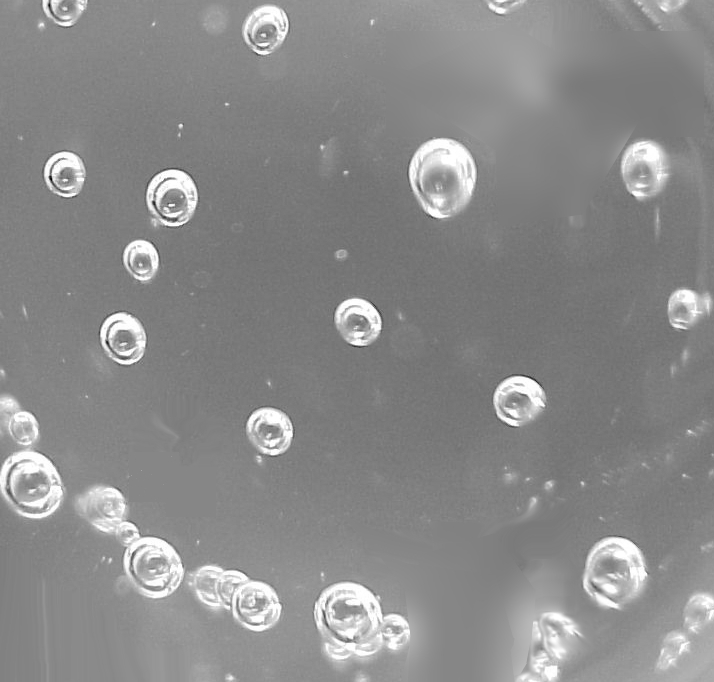
#> input picture img/2.2.jpg, 714 x 682 px
$ python 'Salt&pepper_noise.py'
#> lines starting #> are read from the running program, lines starting #| are printed output that depends on the picture
import cv2
import matplotlib.pyplot as plt
import numpy
import skimage

plt.rc("font", family='Microsoft YaHei')
img = plt.imread('../img/2.2.jpg')
#> img is the input picture: shape (682, 714); min 4, max 255, mean 138.6

plt.subplot(221), plt.title('原始图像'),plt.axis('off')
plt.imshow(img, 'gray')
noise_img = skimage.util.random_noise(img, mode='salt')*255
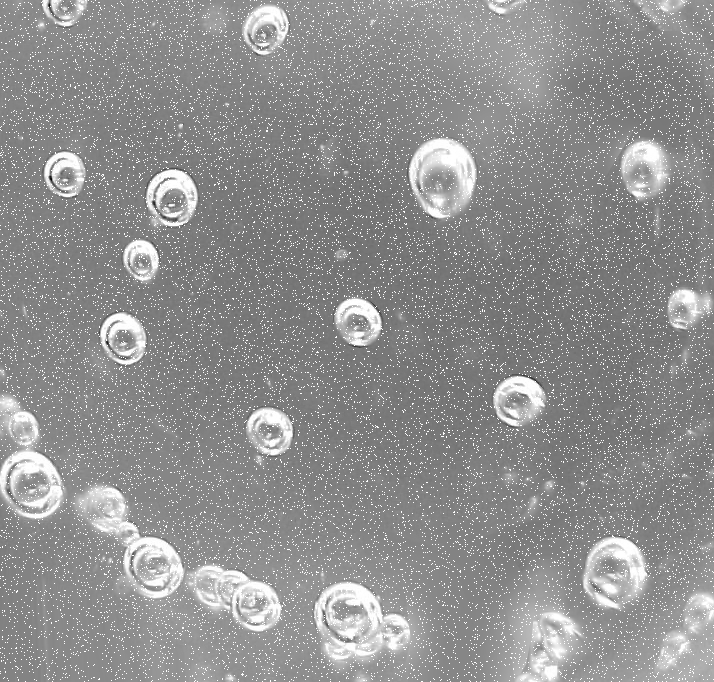
#> noise_img: shape (682, 714) float64; min 4, max 255, mean 144.4
plt.subplot(222), plt.title('椒盐噪声图像'),plt.axis('off')
plt.imshow(noise_img, 'gray')
# 均值滤波

mean_img = noise_img

for i in range(1, noise_img.shape[0] - 1):  # 第一列和最后一列用不到
    for j in range(1, noise_img.shape[1] - 1):  # 第一行和最后一行用不到
        tmp = 0  # 用来求和
        for k in range(-1, 2):
            for l in range(-1, 2):
                tmp += noise_img[i + k][j + l]
        mean_img[i][j] = tmp / 9
plt.subplot(223), plt.title('均值滤波后图像'),plt.axis('off')
plt.imshow(mean_img, 'gray')

# 中值滤波
median_img = noise_img

for i in range(1, noise_img.shape[0] - 1):  # 第一列和最后一列用不到
    for j in range(1, noise_img.shape[1] - 1):  # 第一行和最后一行用不到
        tmpp = []  # 用来记录9个值
        for k in range(-1, 2):
            for l in range(-1, 2):
                tmpp.append(noise_img[i + k][j + l])
        list.sort(tmpp)
        median_img[i][j] = tmpp[4]  # 取得中值

plt.subplot(224), plt.title('中值滤波后图像'),plt.axis('off')
plt.imshow(median_img, 'gray')
plt.show()
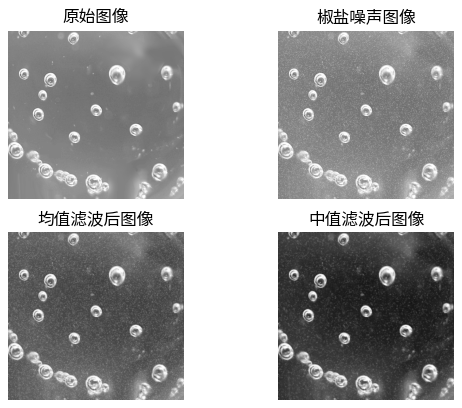
#> figure drawn by matplotlib, 4 panels

$ run again, with img/1.1.jpg copied over img/2.2.jpg
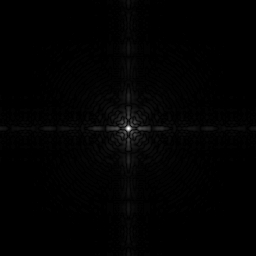
#> input picture img/1.1.jpg, 256 x 256 px
#> img is the input picture: shape (256, 256); min 0, max 255, mean 2.1
#> after the loop `for i in range(1, noise_img.shape[0] - 1):`:
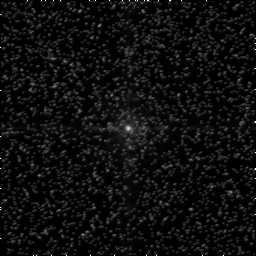
#> mean_img: shape (256, 256) float64; min 0, max 255, mean 15
#> `plt.show()`:
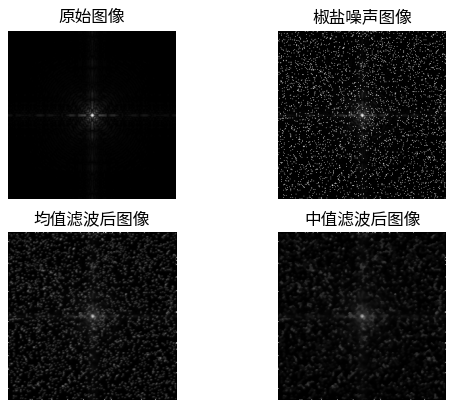
#> figure drawn by matplotlib, 4 panels

$ run again, with img/1.2.jpg copied over img/2.2.jpg
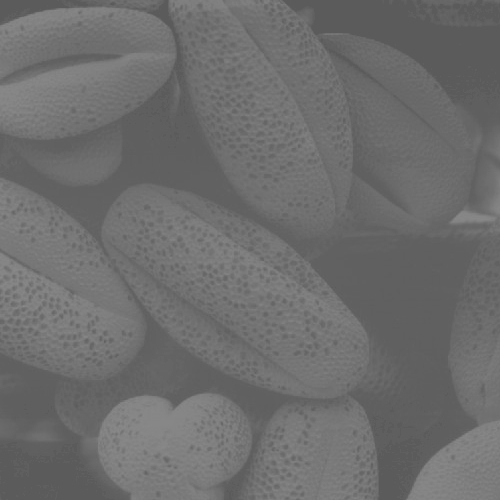
#> input picture img/1.2.jpg, 500 x 500 px
#> img is the input picture: shape (500, 500); min 90, max 138, mean 109.1
#> after the loop `for i in range(1, noise_img.shape[0] - 1):`:
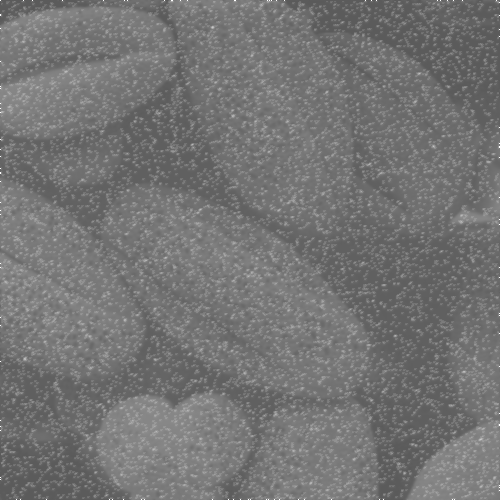
#> mean_img: shape (500, 500) float64; min 90, max 255, mean 116.5
#> `plt.show()`:
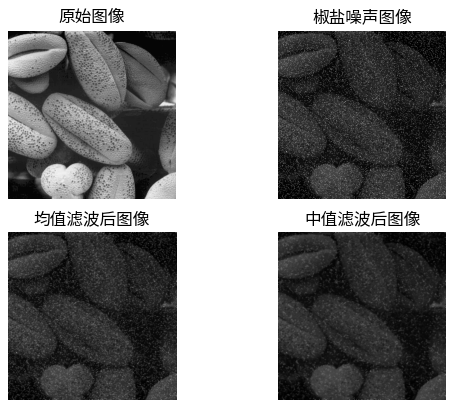
#> figure drawn by matplotlib, 4 panels
